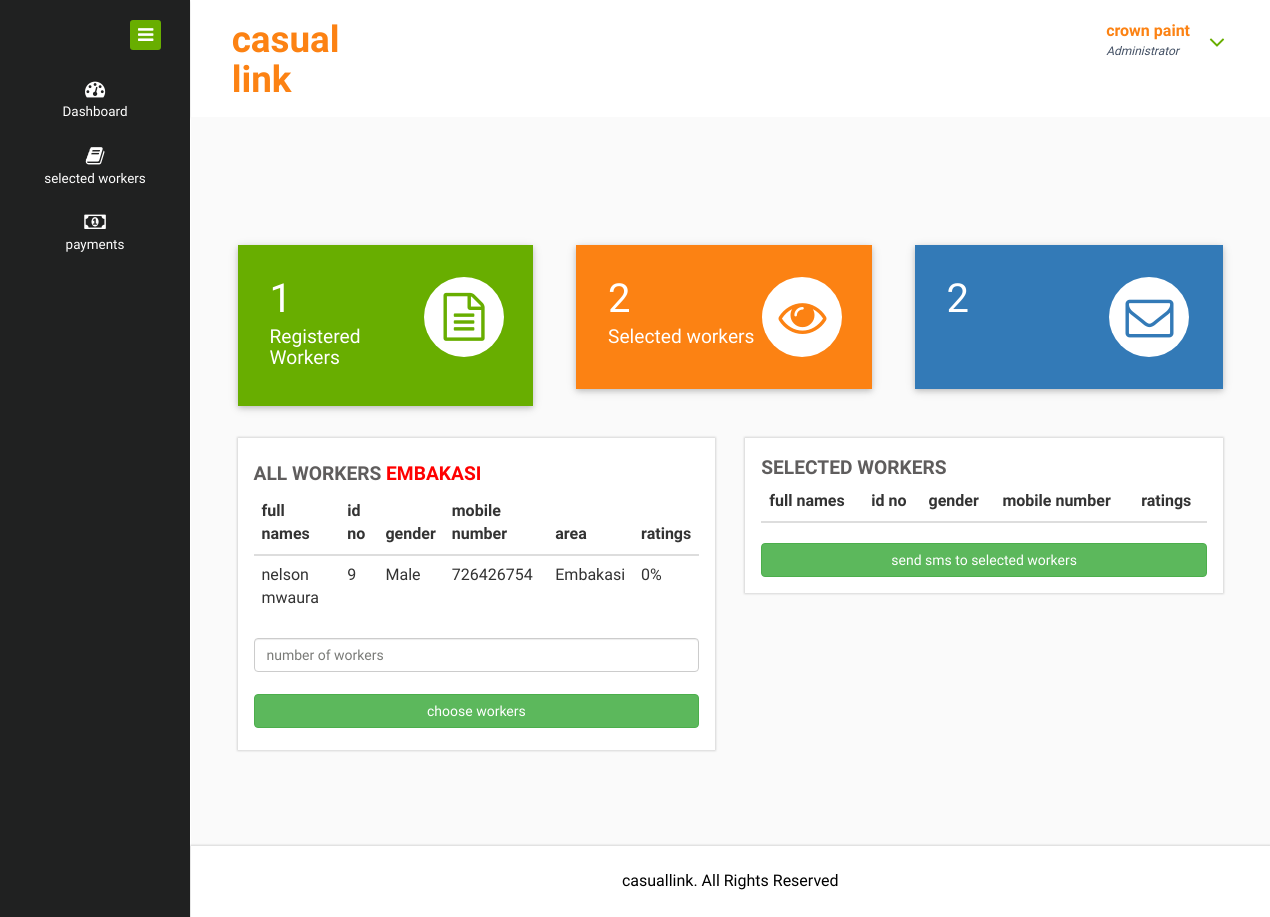
Page /admin/index.php (signed in) on the committed database.
### tables this page shows
CREATE TABLE IF NOT EXISTS `cusers` (
  `id` int(11) NOT NULL AUTO_INCREMENT,
  `cname` varchar(100) NOT NULL,
  `area` varchar(50) NOT NULL,
  `uname` varchar(50) NOT NULL,
  `password` varchar(50) NOT NULL,
  PRIMARY KEY (`id`)
);

CREATE TABLE IF NOT EXISTS `users` (
  `id` int(5) NOT NULL,
  `fname` varchar(50) NOT NULL,
  `gender` varchar(10) NOT NULL,
  `idno` int(50) NOT NULL,
  `photo` text NOT NULL,
  `tel` int(50) NOT NULL,
  `pphoto` text NOT NULL,
  `area` varchar(50) NOT NULL,
  `rate` int(10) NOT NULL,
  PRIMARY KEY (`id`)
);

### admin/index.php (the view, shortened to what this page needs)
<?php
if (isset($_SESSION['uname']) && $_SESSION['uname'] != "") {
$session = $_SESSION['uname'];
}
else {
header('location: login.php');
}
?>
<!DOCTYPE HTML>
<html>
<head>
<link href="css/bootstrap.css" rel="stylesheet" type="text/css" media="all">
<link href="css/style.css" rel="stylesheet" type="text/css" media="all"/>
<link href="css/font-awesome.css" rel="stylesheet">
</head>
<body>
<div class="page-container">
   <div class="left-content">
	   <div class="mother-grid-inner">
				<div class="header-main">
					<div class="header-left">
							<div class="logo-name">
									 <a href="index.html"> <h1>casual link</h1>
								  </a>
							</div>
							<div class="clearfix"> </div>
						 </div>
						 <div class="header-right">
							<div class="profile_details">
								<ul>
									<li class="dropdown profile_details_drop">
										<a href="#" class="dropdown-toggle" data-toggle="dropdown" aria-expanded="false">
											<div class="profile_img">
												<div class="user-name">
													<?php
			                   include 'conn.php';
			                    $result = mysqli_query($conn,'select * from cusers where uname = "'.$session.'"') or die(mysqli_error($conn));
			                    while($row=mysqli_fetch_assoc($result)){
			                    	$cname=$row["cname"];
			                 	?>
								<?php  } mysqli_close($conn); ?>
													<p><?php echo "$cname"; ?></p>
													<span>Administrator</span>
												</div>
												<i class="fa fa-angle-down lnr"></i>
												<div class="clearfix"></div>
											</div>
										</a>
									</li>
								</ul>
							</div>
							<div class="clearfix"> </div>
						</div>
				     <div class="clearfix"> </div>
				</div>
<div class="inner-block">
	 <div class="market-updates">
			<div class="col-md-4 market-update-gd">
				<div class="market-update-block clr-block-1">
					<div class="col-md-8 market-update-left">
						<?php
					include 'conn.php';
$sql="SELECT COUNT(*) FROM users ";
$result=mysqli_query($conn, $sql);
$count=mysqli_fetch_assoc($result)['COUNT(*)'];
						 ?>
						<h3><?php echo "$count"; ?> </h3>
						<h4>Registered Workers</h4>
					</div>
					<div class="col-md-4 market-update-right">
						<i class="fa fa-file-text-o"> </i>
					</div>
				  <div class="clearfix"> </div>
				</div>
			</div>
			<div class="col-md-4 market-update-gd">
				<div class="market-update-block clr-block-2">
				 <div class="col-md-8 market-update-left">
				 	<?php
					include 'conn.php';
$sql="SELECT COUNT(*) FROM sworkers ";
$result=mysqli_query($conn, $sql);
$count=mysqli_fetch_assoc($result)['COUNT(*)'];
						 ?>
					<h3><?php echo "$count"; ?></h3>
					<h4>Selected workers</h4>
				  </div>
					<div class="col-md-4 market-update-right">
						<i class="fa fa-eye"> </i>
					</div>
				  <div class="clearfix"> </div>
				</div>
			</div>
			<div class="col-md-4 market-update-gd">
				<div class="market-update-block clr-block-3">
					<div class="col-md-8 market-update-left">
						<?php
					include 'conn.php';
$sql="SELECT COUNT(*) FROM sworkers ";
$result=mysqli_query($conn, $sql);
$count=mysqli_fetch_assoc($result)['COUNT(*)'];
						 ?>
						<h3><?php echo "$count"; ?></h3>
					</div>
					<div class="col-md-4 market-update-right">
						<i class="fa fa-envelope-o"> </i>
					</div>
				  <div class="clearfix"> </div>
				</div>
			</div>
		</div>
<div class="chit-chat-layer1">
	<div class="col-md-6 chit-chat-layer1-left">
               <div class="work-progres">
                            <div class="chit-chat-heading">
                                  all workers
								<?php
			                   include 'conn.php';
			                    $result = mysqli_query($conn,'select * from cusers where uname = "'.$session.'"') or die(mysqli_error($conn));
			                    while($row=mysqli_fetch_assoc($result)){
			                   $area=$row["area"];
			                    echo "<label style=color:red;> $area </label>";
			                 	?>
								<?php  } mysqli_close($conn); ?>
                            </div>
                            <div class="table-responsive">
                                <table class="table table-hover">
                                  <thead>
                                    <tr>
                                      <th>full names</th>
                                      <th>id no</th>
                                      <th>gender</th>
                                      <th>mobile number</th>
                                      <th>area</th>
                                      <th>ratings</th>
                                  </tr>
                              </thead>
                              <tbody>
                                <?php
			                   include 'conn.php';
			                    $result = mysqli_query($conn,'select * from users where area ="'.$area.'" order by rate desc ') or die(mysqli_error($conn));
			                    while($row=mysqli_fetch_assoc($result)){
			                 	?>
			                 	<tr>
			                        <td><?php echo $row['fname']; ?></td>
			                        <td><?php echo $row['idno']; ?></td>
			                        <td><?php echo $row['gender']; ?></td>
			                        <td><?php echo $row['tel']; ?></td>
			                        <td><?php echo $row['area']; ?></td>
			                        <td><?php echo $row['rate']; ?>%</td>
			                    </tr>
			                <?php  } mysqli_close($conn); ?>
                          </tbody>
                      </table>
<form action="index.php" method="POST">
	<input type="number" name="no" class="form-control" placeholder="number of workers" required><br>
    <input class="btn btn-success btn btn-block" type="submit" name="btn" value="choose workers">
</form>
                  </div>
             </div>
      </div>
      <div class="col-md-6 chit-chat-layer1-rit">
      	  <div class="geo-chart">
					<section id="charts1" class="charts">
				   <div class="chit-chat-heading">
                                  selected workers</div>
                            <div class="table-responsive">
                                <table class="table table-hover">
                                  <thead>
                                    <tr>
                                      <th>full names</th>
                                      <th>id no</th>
                                      <th>gender</th>
                                      <th>mobile number</th>
                                     <th>ratings</th>
                                  </tr>
                              </thead>
                      </table>
<form action="index.php" method="POST">
				<input class="btn btn-success btn btn-block" type="submit" name="sbtn" value="send sms to selected workers">
			</form>
				</div>
				</section>
			</div>
      </div>
     <div class="clearfix"> </div>
</div>
</div>
<div class="copyrights">
	 <p>casuallink. All Rights Reserved   </p>
</div>
</div>
</div>
    <div class="sidebar-menu">
		  	<div class="logo"> <a href="#" class="sidebar-icon"> <span class="fa fa-bars"></span> </a>  </div>
		    <div class="menu">
		      <ul id="menu" >
		        <li id="menu-home" ><a href="index.php"><i class="fa fa-tachometer"></i><span>Dashboard</span></a></li>
		        <li id="menu-comunicacao" ><a href="sworkers.php"><i class="fa fa-book nav_icon"></i><span>selected workers</span></a>
		        	<li id="menu-comunicacao" ><a href="payments.php"><i class="fa fa-money"></i><span>payments</span></a>
		    </div>
	 </div>
</div>
</body>
</html>

### rows in the picture
cusers: cname "crown paint", area "EMBAKASI"
users: fname "nelson mwaura", idno "9", gender "Male", tel "726426754", area "Embakasi", rate "0"

### other values in the picture
$count "1"
$count "2"
